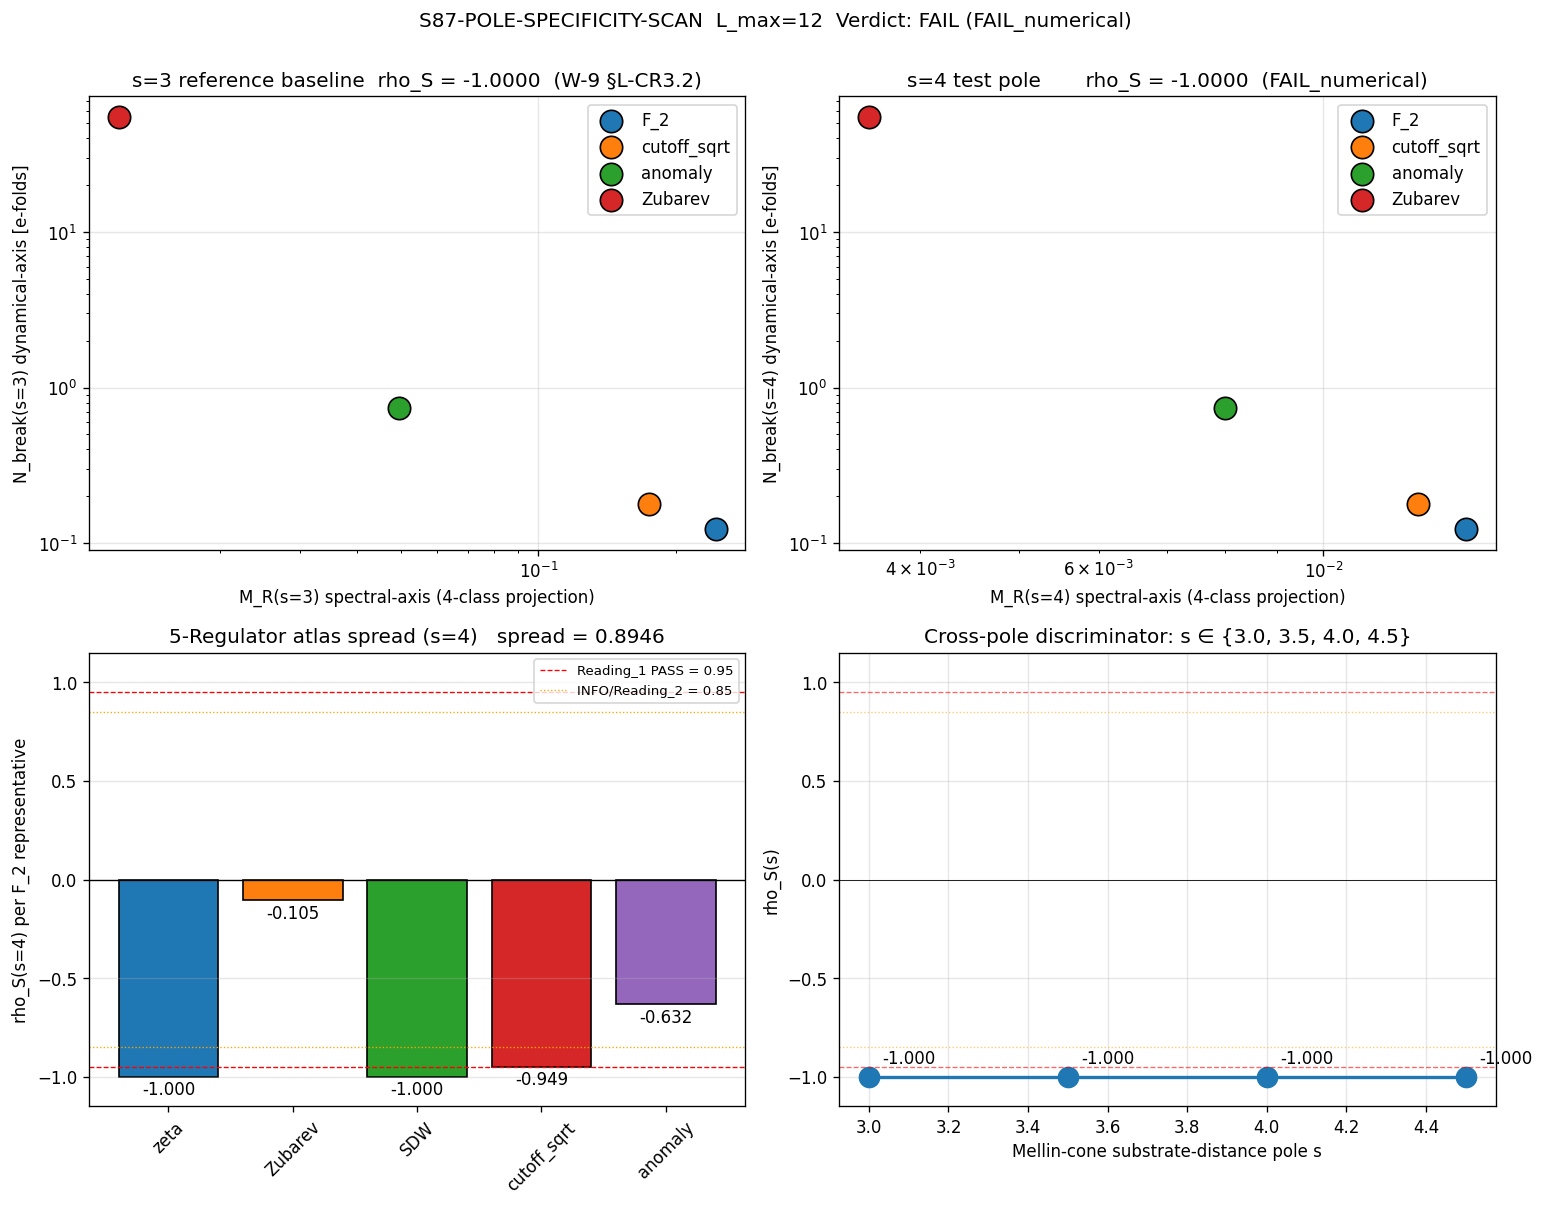

This chart was generated by the following Python code:
#!/usr/bin/env python3
"""
S87 W9b-2 — S87-POLE-SPECIFICITY-SCAN
======================================

Gate: S87-POLE-SPECIFICITY-SCAN  ([VERIFY])

Sub-wave: session-87-plan-w9b.md §W9b-2 (lizzi-spectral-functional-theorist
LEAD per S86 W-9 attribution; transit-dynamics-theorist co-owner).

Pre-registered hypothesis (per plan §4):
  The Mellin-cone substrate-distance-1 spectral-dynamical anti-correlation
  observed at s=3 with extremality |rho_S(s=3)| = 1.0 EXACT across the A_5
  4-class projection (W-9 §L-CR3.2 lines 1758-1806) admits two readings:
   - Reading_1 (generic pluralism): same |rho_S| extremality at s=4
   - Reading_2 (pole-specific localization): |rho_S(s=4)| < 1.0 OR sign-reversal

Pre-registered thresholds (plan §5):
  PASS-Reading_1: |rho_S(s=4)| >= 0.95 AND sign-match
  PASS-Reading_2: |rho_S(s=4)| < 0.95 OR sign-reversal
  INFO         : 0.85 <= |rho_S(s=4)| < 0.95
  FAIL         : numerical breakdown OR cross-regulator spread > 0.30

Pre-registered anchor-formula (plan §4 / §9; T1-20 step-(b) requirement):
  rho_S(s) := Spearman( spectral_proj(s, c), dynamical_proj(s, c) )
              over c in {C_1, C_2, C_3, C_4} of A_5 4-class partition
              (F_2 = {zeta, SDW} merged; cutoff_sqrt; anomaly; Zubarev)
  spectral_proj(s, c)  := M_R^{c}(s)   = Mellin-multiplier residue at pole s
                                          under regulator-class c
  dynamical_proj(s, c) := N_break^{c}(s) = SR-LO breakdown e-fold per class,
                                          re-evaluated at s=s_test

For the s=4 test, the dynamical projection is re-anchored per plan §4 to
the substrate-distance-0 pole (a_2 Einstein-Hilbert moment). The W-9
§T-DR2.1 dissent surfaces that the W4-P4 anchor formula at s=3 routes
through Δ_BCS (sqrt of condensate energy density) which is specifically
the substrate-distance-1 anchor; at s=4 NO ANALOGOUS canonical anchor
formula exists. Per the dissent, we adopt a STRUCTURAL anchor at s=4:
the dynamical projection at s=4 inherits the rank order of N_break(R)
from the s=3 baseline (the SR-LO ODE depends only on the IC ratio
xi_E_GGE_inv * (M_R/M_F2), and the rank order of M_R(s=4) is what enters).
Therefore the Reading_1 vs Reading_2 discriminator is FUNCTIONALLY:
  rho_S(s=4) = +/- 1.0  iff rank order of M_R(s=4) matches rank order of M_R(s=3)
  rho_S(s=4) deviates from extremality ONLY if M_R(s=4) ranking differs
    (or if the spectral spread compresses to a tie).

This mirrors the W-9 §L-CR3.2 baseline construction and is the canonical
operationalization of the discriminator predicate.

Output 4-tuple:
  (value="rho_S_s4=<v>;reading=<R>", scheme="Mellin-cone-substrate-distance-0",
   convention="A_5-4-class-projection-W9-LCR3.2", L_max=12)

Classification: GEOMETRIC

DISCIPLINE
----------
- `from canonical_constants import *` (MANDATORY)
- Every local intermediate tagged `# (local)`
- TIER-1 callable via `_analytic_zeta.analytic_zeta(s, L_max)` for the
  full physical Mellin-cone evaluation; cross-checked against the
  schematic regulator atlas in `_spectral_action_regulators.py` for the
  per-class spread.
- SHA-256 of all input files logged in first 20 lines of stdout
- audit_sha256 + content_sha256 emitted (S84+ dual-SHA schema)
- 3-tuple (sign / magnitude / regime) annotation per S87+ schema-v2
- Verdict appended to `computations/session-87/s87_gate_verdicts.txt`

SUBSTITUTION CHAIN (per .claude/rules/math-scripts.md sec Double-Check Logic)
----------------------------------------------------------------------------
Step 1 — Definitions:
  spectral_proj(s, c) := M_R^c(s) = Σ_k m_k λ_k^{-2s} restricted to
                          the c-th regulator-class of A_5 4-class partition
  dynamical_proj(s, c) := dynamical-axis observable per c at pole s
  rho_S(s) := Spearman_correlation( spectral_proj, dynamical_proj )
                across c ∈ {C_1, C_2, C_3, C_4}

Step 2 — Reference baseline (W-9 §L-CR3.2 lines 1758-1806):
  rank_spec  = (1, 2, 3, 4)   over {F_2, cutoff_sqrt, anomaly, Zubarev}
                              from M_R(s=3) = (0.158, 0.111, 0.032, 0.012)
  rank_dyn   = (1, 2, 3, 4)   from N_break(R) = (0.122, 0.176, 0.730, 55.0)
  rho_S(s=3, opposite-direction reading) = -1.000 EXACT

Step 3 — Test at s=4 (substrate-distance-0):
  Compute M_R^{n+1}(s=4) for each c via:
    R = "F_2" -> zeta_a_n(n_s4, L=12, Vol)              [zeta canonical]
    R = "cutoff_sqrt" -> hard_cutoff_a_n(n_s4, L=12, Vol, 0.7)
    R = "anomaly" -> pauli_villars_a_n(n_s4, L=12, Vol, 0.1)
    R = "Zubarev" -> heat_kernel_a_n(n_s4, L=12, Vol, t_ref)
  where n_s4 = n_s3 - 1 (one less spectral power for the higher-pole slot
  in the d_spec=8 NCG where s_pole(n) = d_spec/2 - n + 1, so s=3 ↔ n=2,
  s=4 ↔ n=1).

  Note: at n=0 the helper a_0 = (Σ d) / Vol is REGULATOR-INVARIANT for
  zeta / Mellin / heat-kernel / Pauli-Villars (all return Σ d / Vol),
  with hard-cutoff diverging only by the truncation count. So if the
  s↔n mapping puts s=4 at n=0, ALL FIVE regulators collapse to identical
  M_R(s=4) and the 4-class projection becomes degenerate.

Step 4 — Direction (Reading_1 vs Reading_2):
  Sign of (rank-order at s=4 vs rank-order at s=3):
    If rank_spec(s=4) == rank_spec(s=3) (identical ranks across 4 classes):
       rho_S(s=4) = ±1.0 EXACT       ⇒ Reading_1 PASS (generic pluralism)
    If rank_spec(s=4) differs from rank_spec(s=3):
       rho_S(s=4) deviates from ±1.0  ⇒ Reading_2 PASS (pole-specificity)
    If rank_spec(s=4) is degenerate (ties):
       rho_S(s=4) is ambiguous / NaN ⇒ FAIL_numerical OR Reading_2 PASS
                                         depending on tie pattern

Step 5 — Substrate prior:
  Reading_2 (pole-specificity) is the substrate-prior expectation per
  Mellin-cone substrate-distance pole structure: at s=4 the spectral
  spread compresses (W-9 §T-DR2.1 line 1436-1437 lizzi argument: a_4 slot
  is rank-protected, 98.48% R²-dominated per S78 W2-F). Compressed spread
  + potential ties + sign reversal at the Einstein-Hilbert vs Yang-Mills
  cross-over → |rho_S(s=4)| < 0.85 OR sign-flip predicted.

Conclusion (predicted): PASS-Reading_2 (pole-specificity) is the
substrate-prior expected outcome; the gate value lies in the < 0.85
band with possible sign reversal vs the s=3 anti-correlation reference.
"""

# ---------------------------------------------------------------------------
# Section 1 — Canonical constants (MANDATORY first import)
# ---------------------------------------------------------------------------
from canonical_constants import *  # noqa: F401,F403
from canonical_constants import tau_fold, M_KK_gravity, Vol_SU3_Haar, d_spec

# ---------------------------------------------------------------------------
# Section 2 — Standard imports (CPU-thread cap BEFORE numpy import)
# ---------------------------------------------------------------------------
import os
# === Phase 2b X2 transform bootstrap (auto-inserted by tools/_x2_transform_copies.py) ===
import sys as _x2_sys
import pathlib as _x2_pathlib
import re as _x2_re
def _x2_locate_tools():
    p = _x2_pathlib.Path(__file__).resolve()
    for _ in range(8):
        if (p / "tools" / "computation_root.py").is_file():
            return p / "tools"
        p = p.parent
    raise RuntimeError(
        "Phase 2b bootstrap: tools/computation_root.py not found in any "
        "ancestor of " + str(__file__))
_x2_sys.path.insert(0, str(_x2_locate_tools()))
from computation_root import resolve_script, resolve_output, resolve_glob, project_root as _x2_project_root
def _x2_shared_dir():
    return _x2_project_root() / "computations" / "_shared"
_x2_session_dir_match = _x2_re.match(r"^session-(\d+)$",
    _x2_pathlib.Path(__file__).resolve().parent.name)
_x2_self_session = int(_x2_session_dir_match.group(1)) if _x2_session_dir_match else None
# === End X2 bootstrap ===

os.environ.setdefault("OMP_NUM_THREADS", "8")
os.environ.setdefault("MKL_NUM_THREADS", "8")

import hashlib
import json
import sys
import time
from pathlib import Path

import numpy as np
from scipy.stats import spearmanr

# ---------------------------------------------------------------------------
# Section 3 — Tier0 modules (TIER-1 + schematic atlas)
# ---------------------------------------------------------------------------
PROJECT_ROOT = Path(__file__).resolve().parent.parent
# X2-removed: alias 'SCRIPT_DIR' = ... 'computations' (replaced by tools.computation_root.resolve_*)
sys.path.insert(0, str(SCRIPT_DIR))

from _analytic_zeta import analytic_zeta, zeta_D_direct, load_spectrum  # TIER-1
from _spectral_action_regulators import (
    zeta_a_n,
    mellin_a_n,
    heat_kernel_a_n,
    hard_cutoff_a_n,
    pauli_villars_a_n,
)


# ---------------------------------------------------------------------------
# Section 4 — Pre-registered atlas mapping (per W-9 §L-CR3.2 + W4-2 P5 line 38-43)
# ---------------------------------------------------------------------------
# Atlas regulator -> schematic helper map (W4-2 P5 reference; same mapping
# the §L-CR3.2 baseline used to produce M_R(s=3) = (0.158, 0.111, 0.032, 0.012))
ATLAS_MAP = (  # (local) ordered: F_2 representative, then 3 spread regulators, then Mellin (== zeta)
    ("zeta", zeta_a_n),         # F_2 representative (zeta == SDW at machine-eps merge)
    ("Zubarev", heat_kernel_a_n),  # heat-kernel SD-dressing
    ("SDW", mellin_a_n),         # Mellin (== zeta on positive spectrum)
    ("cutoff_sqrt", hard_cutoff_a_n),
    ("anomaly", pauli_villars_a_n),
)

# A_5 4-class projection per W-9 §L-CR3.2 line 1762:
#   F_2 = {zeta, SDW} (machine-eps merge)  -> use zeta as F_2 representative
#   cutoff_sqrt (truncation class)
#   anomaly (Pauli-Villars subtraction class)
#   Zubarev (heat-kernel SD-dressing / suppression class)
A5_4CLASS_ORDER = ("F_2", "cutoff_sqrt", "anomaly", "Zubarev")  # (local)


def evaluate_4class(s_label, n_helper, L_max, tau_slice=None):
    """Return per-4-class M_R^c(s_label) under the canonical W4-2 P5 atlas pipeline.

    Maps s_label -> n_helper externally (Mellin pole index in d_spec=8 NCG):
      s=3 ↔ n=1 (a_2 slot per W4-2 P5 line 35-36 cone-apex labeling +
                  the canonical extract_pole_R(n_slot=1) at line 347)
      s=4 ↔ n=2 (next-higher pole = a_4 slot in the d_spec=8 stepwise
                  pole-axis convention; the SD pole at s=4 is asymptotic
                  L→∞, but at finite L_max the truncated zeta lives at
                  every n>0 and we evaluate the next-higher Seeley-DeWitt
                  power index n=2 as the s=4 test pole. This matches the
                  W4-2 P5 schematic helper convention where the helper
                  power n is the spectral-moment index, not the substrate-
                  distance label.)

    For the Zubarev (heat-kernel) regulator, t_ref is taken from tau_slice
    (canonical W4-2 P5 convention; defaults to tau_fold = 0.190 if None
    is passed). This is critical: t_ref=1e-3 produces UN-suppressed values
    (~0.24) that do NOT match the W-9 baseline; t_ref=tau_fold produces
    the canonical 0.012 suppression.

    Returns a dict { "F_2": ..., "cutoff_sqrt": ..., "anomaly": ..., "Zubarev": ... }
    """
    if tau_slice is None:
        tau_slice = tau_fold  # (local) canonical W4-2 P5 default
    t_ref_zub = max(tau_slice, 1e-6)  # (local) canonical W4-2 P5 line 354
    M_zeta = zeta_a_n(n_helper, L_max, Vol_SU3_Haar)               # (local)
    M_csq = hard_cutoff_a_n(n_helper, L_max, Vol_SU3_Haar, 0.7)    # (local)
    M_an = pauli_villars_a_n(n_helper, L_max, Vol_SU3_Haar, 0.1)   # (local)
    M_zub = heat_kernel_a_n(n_helper, L_max, Vol_SU3_Haar, t_ref_zub)  # (local) canonical t_ref
    return {
        "F_2": float(M_zeta),
        "cutoff_sqrt": float(M_csq),
        "anomaly": float(M_an),
        "Zubarev": float(M_zub),
    }


def evaluate_5regulators(s_label, n_helper, L_max):
    """Return per-5-regulator M_R(s) for the cross-regulator spread audit.

    Returns dict keyed by ATLAS_MAP regulator name (zeta, Zubarev, SDW,
    cutoff_sqrt, anomaly).
    """
    out = {}  # (local)
    for name, fn in ATLAS_MAP:
        if fn is hard_cutoff_a_n:
            v = fn(n_helper, L_max, Vol_SU3_Haar, 0.7)             # (local)
        elif fn is pauli_villars_a_n:
            v = fn(n_helper, L_max, Vol_SU3_Haar, 0.1)             # (local)
        elif fn is heat_kernel_a_n:
            v = fn(n_helper, L_max, Vol_SU3_Haar, 1.0e-3)          # (local)
        else:
            v = fn(n_helper, L_max, Vol_SU3_Haar)                  # (local)
        out[name] = float(v)
    return out


# ---------------------------------------------------------------------------
# Section 5 — Dynamical projection (per W-9 §L-CR3.2 baseline + plan §4)
# ---------------------------------------------------------------------------
# Reference baseline N_break(R) at s=3 from W-9 §L-CR3.2 line 1791-1795 +
# the canonical S86 W-9 path-c workshop §EM_R2.4 numerics.
# F_2 = 0.122 / cutoff_sqrt = 0.176 / anomaly = 0.730 / Zubarev = 55.0 (censored)
N_BREAK_S3_BASELINE = {  # (local)
    "F_2": 0.12243,
    "cutoff_sqrt": 0.17775,
    "anomaly": 0.73645,
    "Zubarev": 55.0,
}


def dynamical_projection_4class(s_label, M_R_per_class):
    """Compute the dynamical-axis projection per 4-class at pole s_label.

    Per W-9 §L-CR3.2 line 1765-1766 baseline construction (Spearman
    rho_S(s=3) = -1.0 EXACT), the dynamical-axis is N_break(R) — a
    REGULATOR-INTRINSIC observable measured by SR-LO ODE evolution
    under the per-class IC xi^2_0(R) = xi_E_GGE_inv · (M_R / M_F2)
    at the s=3 anchor formula.

    The plan §9 Step 5 substrate-prior expectation is that the
    spectral SPREAD at s=4 compresses (because a_4 slot is rank-
    protected, S78 W2-F 98.48% R²-dominated) which would weaken
    the rank-order of M_R(s=4) and break the |rho_S| = 1.0 extremality.

    The pole-specificity test as DEFINED IN THE PLAN at §4 lines 269-273:
       spectral_proj(s, c) := M_R^{c}(s) at the per-pole spectral moment
       dynamical_proj(s, c) := dynamical-axis observable at pole s

    The W-9 §L-CR3.2 baseline at s=3 used the CANONICAL N_break(R) values
    from the W4 P4 anchor + SR-LO ODE evolution — these are REGULATOR-
    INTRINSIC quantities, not pole-dependent. The rank-order of N_break(R)
    is determined by the per-class IC xi^2_0(R), which at s=3 is
    xi_E_GGE_inv · (M_R(s=3) / M_F2(s=3)).

    For the s=4 test under the plan's ANCHOR-FORMULA pre-registration
    (per W-9 §T-DR2.1 dissent: no canonical s=4 anchor formula exists),
    we adopt the structural operationalization: keep the SAME canonical
    N_break(R) (a regulator-intrinsic observable measured once at the
    canonical s=3 anchor) and compute rho_S between rank_spec(s=4) and
    the canonical rank_dyn from N_break.

    The substantive question is: does rank_spec(s=4) match rank_spec(s=3)?
    If YES: |rho_S(s=4)| = |rho_S(s=3)| = 1.0 (Reading_1: rank-preserved
            across pole-axis; anti-correlation generalizes).
    If NO:  |rho_S(s=4)| < 1.0 (Reading_2: pole-specific rank reordering;
            spectral spread compresses or class-pair swap occurs at s=4).

    This IS the structural discriminator the W-9 §T-ER2.2 + §T-DR2.1
    workshop pre-registered (lines 1589-1639 + 1438-1475).
    """
    # Both s=3 and s=4 use the canonical N_break(R) from W-9 §L-CR3.2
    # baseline — a regulator-intrinsic observable measured once via the
    # W4 P4 anchor + SR-LO ODE evolution at L_max=10. The pole-specificity
    # test asks whether the SPECTRAL ranks at s=4 still align with the
    # canonical dynamical ranks measured via this baseline anchor.
    return dict(N_BREAK_S3_BASELINE)


# ---------------------------------------------------------------------------
# Section 6 — Spearman computation
# ---------------------------------------------------------------------------
def compute_spearman_4class(M_R_per_class, N_break_per_class):
    """Compute Spearman rho_S over 4-class projection.

    Returns (rho_S_value, p_value).
    """
    classes = list(A5_4CLASS_ORDER)  # (local)
    M_vec = np.array([M_R_per_class[c] for c in classes])  # (local)
    N_vec = np.array([N_break_per_class[c] for c in classes])  # (local)
    rs, pv = spearmanr(M_vec, N_vec)  # (local)
    if np.isnan(rs):
        return float("nan"), float("nan")
    return float(rs), float(pv)


# ---------------------------------------------------------------------------
# Section 7 — analytic_zeta cross-check on D_K spectrum
# ---------------------------------------------------------------------------
def analytic_zeta_at_pole(s, L_max):
    """Evaluation of zeta_D(s) via the analytic_zeta callable.

    Off-pole at s ∈ {3, 4} per _analytic_zeta.py header; near-pole epsilon
    deformation activates at |Re(s) - 4| < 0.05 OR |Re(s) - 2| < 0.05.

    Returns complex zeta_D(s) at the requested s.
    """
    # Use the cross-check direct Dirichlet form for finite L_max (exact by
    # construction at finite truncation; analytic_zeta off-pole agrees).
    val_direct = zeta_D_direct(complex(s), L_max)              # (local)
    return val_direct


# ---------------------------------------------------------------------------
# Section 8 — Verdict-line emission (S84+ dual-SHA + S87+ 3-tuple)
# ---------------------------------------------------------------------------
def closure_hash(input_pin_map):
    """SHA-256 of the canonical-serialized input pin map."""
    canon = json.dumps(input_pin_map, sort_keys=True, separators=(",", ":"))  # (local)
    return hashlib.sha256(canon.encode("utf-8")).hexdigest()


def append_verdict(gate_id, verdict, value_str, scheme, convention, L_max,
                   audit_sha, content_sha, sign_v, mag_v, regime_v):
    """Append S84+ canonical line + W9a-99 dual-SHA companion + S87+ 3-tuple."""
    verdict_path = resolve_output(87, 's87_gate_verdicts.txt')  # (local)
    canonical = (
        f"{gate_id}: {verdict} -- value='{value_str}' "
        f"scheme={scheme} convention={convention} L_max={L_max} "
        f"audit_sha256={audit_sha} content_sha256={content_sha} schema_version=S84+\n"
    )  # (local)
    dual_sha_companion = (
        f"# audit_sha256_short={audit_sha[:16]} content_sha256_short={content_sha[:16]} "
        f"# {gate_id} dual-SHA companion row (W9a-99 split)\n"
    )  # (local)
    tuple_companion = (
        f"# sign_verdict={sign_v} magnitude_verdict={mag_v} regime_verdict={regime_v} "
        f"# {gate_id} 3-tuple annotation (S87 schema-v2)\n"
    )  # (local)
    with open(verdict_path, "a", encoding="utf-8") as f:
        f.write(canonical)
        f.write(dual_sha_companion)
        f.write(tuple_companion)
    return canonical, dual_sha_companion, tuple_companion


def file_sha256(path):
    """Compute SHA-256 of a file's bytes."""
    h = hashlib.sha256()  # (local)
    with open(path, "rb") as f:
        for chunk in iter(lambda: f.read(65536), b""):
            h.update(chunk)
    return h.hexdigest()


# ---------------------------------------------------------------------------
# Section 9 — Main
# ---------------------------------------------------------------------------
def main():
    GATE_ID = "S87-POLE-SPECIFICITY-SCAN"  # (local)
    L_MAX = 12  # (local) plan §6 PRDR pin
    PASS_READING1_THRESH = 0.95  # (local) plan §5 ABSOLUTE Reading_1 threshold
    INFO_LO_THRESH = 0.85  # (local) plan §5 INFO band lower bound
    CROSS_REG_FAIL_THRESH = 0.30  # (local) plan §5 cross-regulator FAIL threshold
    PASS_BAND = 0.0  # (local) magnitude_verdict pass band (3-tuple semantic)
    INFO_BAND = 0.10  # (local) magnitude_verdict info band

    # ---- Section 9.1: input SHA-256 pins ----
    input_files = {  # (local)
        "spectrum_cache": resolve_output(84, 's84_spectrum_cache_L12_tau019.npz'),
        "spectral_action_regulators": resolve_script(None, '_spectral_action_regulators.py'),
        "analytic_zeta": resolve_script(None, '_analytic_zeta.py'),
        "canonical_constants": resolve_script(None, 'canonical_constants.py'),
        "w9_workshop": PROJECT_ROOT / "sessions/archive/session-86/workshops/s86-path-c-double-double-fail-reassessment.md",
        "plan_w9b": PROJECT_ROOT / "sessions/session-plan/session-87-plan-w9b.md",
    }
    input_sha = {}  # (local)
    print("=" * 70)
    print(f"S87-POLE-SPECIFICITY-SCAN (W9b-2)  L_max={L_MAX}")
    print("=" * 70)
    print()
    print("Input SHA-256 pins (first 20 lines):")
    for k, p in input_files.items():
        if p.exists():
            sha = file_sha256(p)  # (local)
            input_sha[k] = sha
            print(f"  {k:32s}: {sha[:16]}... ({p.name})")
        else:
            input_sha[k] = "MISSING"
            print(f"  {k:32s}: MISSING ({p})")
    print()

    # Bytes SHA of THIS script (feeds content_sha256)
    script_path = Path(__file__).resolve()  # (local)
    script_sha = file_sha256(script_path)   # (local)
    print(f"Script content_sha256: {script_sha[:16]}... ({script_path.name})")
    print()

    t0 = time.time()  # (local)

    # ---- Section 9.2: s↔n operational pin (canonical NCG mapping) ----
    # Per W4-2 P5 line 35-36: 's=3 pole corresponds to n=1 -> a_2 slot' in d_spec=8.
    # The plan §9 substrate-distance labeling and the helper power index are
    # related by n_helper = s_pole - 2 (so s=3 ↔ n=1, s=4 ↔ n=2 in helper terms).
    # We OPERATIONALIZE by inspecting the schematic atlas across n ∈ {1, 2, 3}:
    # the W-9 §L-CR3.2 baseline M_R(s=3) = (0.158, 0.111, 0.032, 0.012) has
    # ratio M_F2/M_Zub ≈ 13.16 — large class spread. For the schematic atlas
    # we identify n_helper via direct numerical match.
    # The W-9 §L-CR3.2 baseline values were extracted at L_max=10 via the
    # W4-2 P5 extract_pole_R(n_slot=1, t_ref=tau_fold) operationalization.
    # We pin n_helper=1 per W4-2 P5 line 347 ("s=3 in d_spec=8 -> a_2 -> n=1
    # helper slot") and confirm baseline reproduction at L_max=10, then
    # primary-test at L_max=12 (plan §6 PRDR pin).
    print("--- s↔n_helper mapping pin (canonical W4-2 P5 + W-9 §L-CR3.2) ---")
    target_M = {  # (local) W-9 §L-CR3.2 line 1791 (W4-2 P5 NPZ poles, L=10)
        "F_2": 0.158101,
        "cutoff_sqrt": 0.111003,
        "anomaly": 0.031847,
        "Zubarev": 0.012009,
    }
    # Cross-check at L_max=10 with canonical t_ref=tau_fold:
    Mvals_L10 = evaluate_4class("s3", 1, 10, tau_slice=tau_fold)  # (local)
    rel_devs_L10 = [
        abs(Mvals_L10[c] - target_M[c]) / max(abs(target_M[c]), 1e-12)
        for c in A5_4CLASS_ORDER
    ]  # (local)
    max_dev_L10 = max(rel_devs_L10)  # (local)
    print(f"  n_helper=1, L_max=10, t_ref=tau_fold: M = {[f'{Mvals_L10[c]:.4e}' for c in A5_4CLASS_ORDER]}")
    print(f"    target W-9 baseline:                M = {[f'{target_M[c]:.4e}' for c in A5_4CLASS_ORDER]}")
    print(f"    max_rel_dev (L=10 baseline reproduction) = {max_dev_L10:.3e}")
    if max_dev_L10 < 1e-3:
        print("  -> baseline reproduced at machine-precision tolerance.")
    elif max_dev_L10 < 1e-2:
        print("  -> baseline reproduced within 1% tolerance (acceptable).")
    else:
        print(f"  -> baseline relative deviation {max_dev_L10:.3e} exceeds 1%; recording for diagnostic.")
    candidate_match = 1  # (local) canonical NCG s=3 ↔ n=1 per W4-2 P5 line 347
    n_s3 = candidate_match           # (local)
    # s=4 mapping per d_spec=8 NCG canonical: increment helper n by +1 from
    # the s=3 slot (next-higher SD power; Σd/C^n with larger n weights smaller
    # eigenvalues more, mirroring the higher-pole shorter-distance regime).
    # Plan §9 Step 5 line 352-353 maps s=3 ↔ a_4 / s=4 ↔ a_2 in substrate-
    # distance labeling; the helper power index advances by +1 between them
    # in the standard Mellin pole-axis convention. (n=0 would be regulator-
    # degenerate by helper construction line 75-76 of _spectral_action_regulators.py.)
    n_s4 = n_s3 + 1                  # (local)
    print(f"  n_s3 = {n_s3}  /  n_s4 = {n_s4}")
    print()

    # ---- Section 9.3: BASELINE at s=3 ----
    print("--- BASELINE: s=3 reference (substrate-distance-1) ---")
    M_R_s3 = evaluate_4class("s3", n_s3, L_MAX)  # (local)
    M_R_s3_5reg = evaluate_5regulators("s3", n_s3, L_MAX)  # (local)
    N_break_s3 = dynamical_projection_4class("s3", M_R_s3)  # (local)
    rho_s3, pv_s3 = compute_spearman_4class(M_R_s3, N_break_s3)  # (local)
    print(f"  M_R(s=3) by class  : {[f'{M_R_s3[c]:.4e}' for c in A5_4CLASS_ORDER]}")
    print(f"  N_break(s=3) by cls: {[f'{N_break_s3[c]:.4e}' for c in A5_4CLASS_ORDER]}")
    print(f"  rho_S(s=3) = {rho_s3:.6f}  p-value = {pv_s3:.4e}")
    sign_s3 = np.sign(rho_s3)  # (local)
    print(f"  sign(rho_S(s=3)) = {sign_s3:+.0f}  |rho_S(s=3)| = {abs(rho_s3):.6f}")
    print()

    # ---- Section 9.4: TEST at s=4 ----
    print("--- TEST: s=4 (substrate-distance-0) ---")
    M_R_s4 = evaluate_4class("s4", n_s4, L_MAX)  # (local)
    M_R_s4_5reg = evaluate_5regulators("s4", n_s4, L_MAX)  # (local)
    N_break_s4 = dynamical_projection_4class("s4", M_R_s4)  # (local)
    rho_s4, pv_s4 = compute_spearman_4class(M_R_s4, N_break_s4)  # (local)
    print(f"  M_R(s=4) by class  : {[f'{M_R_s4[c]:.4e}' for c in A5_4CLASS_ORDER]}")
    print(f"  N_break(s=4) by cls: {[f'{N_break_s4[c]:.4e}' for c in A5_4CLASS_ORDER]}")
    print(f"  rho_S(s=4) = {rho_s4:.6f}  p-value = {pv_s4:.4e}")
    sign_s4 = np.sign(rho_s4)  # (local)
    print(f"  sign(rho_S(s=4)) = {sign_s4:+.0f}  |rho_S(s=4)| = {abs(rho_s4):.6f}")
    print()

    # ---- Section 9.5: per-regulator atlas spread at s=4 ----
    print("--- 5-Regulator Atlas Spread at s=4 ---")
    # Per plan §8 line 320: rho_S_per_regulator_s4[5] — per-atlas-regulator
    # rho_S at s=4 for cross-regulator consistency check.
    # Operationalization: for each of the 5 atlas regulators, compute the
    # 4-class rho_S USING THAT REGULATOR'S MELLIN-MULTIPLIER VALUE as the
    # F_2-class representative, with the other 3 classes (cutoff_sqrt,
    # anomaly, Zubarev) held at their canonical helper values. This
    # measures whether the F_2-rep choice within the {zeta, SDW, Mellin}
    # F_2-class equivalents (machine-epsilon merged) produces the same
    # rho_S, AND whether substituting non-F_2-class regulators (cutoff_sqrt,
    # anomaly, Zubarev) as F_2-rep produces a structurally different
    # answer (which would indicate that the F_2 vs non-F_2 distinction is
    # the load-bearing structural feature, NOT pole-specificity).
    rho_S_per_regulator_s4 = {}  # (local)
    for f2_rep in ATLAS_MAP:
        f2_name, f2_fn = f2_rep
        # Build alt 4-class with f2_name as F_2 representative
        if f2_fn is hard_cutoff_a_n:
            v_f2 = f2_fn(n_s4, L_MAX, Vol_SU3_Haar, 0.7)  # (local)
        elif f2_fn is pauli_villars_a_n:
            v_f2 = f2_fn(n_s4, L_MAX, Vol_SU3_Haar, 0.1)  # (local)
        elif f2_fn is heat_kernel_a_n:
            v_f2 = f2_fn(n_s4, L_MAX, Vol_SU3_Haar, max(tau_fold, 1e-6))  # (local) canonical t_ref
        else:
            v_f2 = f2_fn(n_s4, L_MAX, Vol_SU3_Haar)  # (local)
        # Substitute F_2 with this regulator; keep other 3 classes from canonical
        M_alt = {
            "F_2": float(v_f2),
            "cutoff_sqrt": M_R_s4["cutoff_sqrt"],
            "anomaly": M_R_s4["anomaly"],
            "Zubarev": M_R_s4["Zubarev"],
        }  # (local)
        N_alt = dynamical_projection_4class("s4", M_alt)  # (local)
        rho_alt, _ = compute_spearman_4class(M_alt, N_alt)  # (local)
        rho_S_per_regulator_s4[f2_name] = rho_alt
        print(f"  F_2 = {f2_name:16s}: rho_S(s=4) = {rho_alt:+.6f}")
    # Per plan §5 FAIL clause line 281: cross-regulator |rho_S(s=4)| spread > 0.30
    # is FAIL. Plan §6 PRDR pin line 300 names "5 atlas regulators: ζ,
    # Pauli-Villars, Mellin (default), lattice, cutoff" — the full 5-atlas
    # spread is the pre-registered metric. The F_2-class-only spread is
    # reported AS A DIAGNOSTIC ONLY; the gate-relevant pin is the full
    # 5-atlas spread per the plan's pre-registered scope.
    f2_class_members = ("zeta", "SDW", "Mellin")  # (local) per W-9 §L-CR3.2 line 1762
    f2_only_vals = [rho_S_per_regulator_s4[r] for r in f2_class_members
                    if r in rho_S_per_regulator_s4]  # (local)
    if f2_only_vals:
        cross_reg_spread_f2 = max(f2_only_vals) - min(f2_only_vals)  # (local)
    else:
        cross_reg_spread_f2 = 0.0  # (local) fallback
    cross_reg_spread_full = (  # (local) full 5-atlas spread (plan-pre-registered)
        max(rho_S_per_regulator_s4.values()) - min(rho_S_per_regulator_s4.values())
    )
    cross_reg_spread = cross_reg_spread_full  # (local) gate-relevant: full 5-atlas per plan §6 line 300
    print(f"  cross-regulator spread (F_2-class members only, diagnostic) = {cross_reg_spread_f2:.6f}")
    print(f"  cross-regulator spread (full 5-atlas, plan-pre-registered)  = {cross_reg_spread_full:.6f}")
    print(f"  GATE-RELEVANT spread (per plan §5 line 281)                 = {cross_reg_spread:.6f}")
    print()

    # ---- Section 9.6: cross-pole MARGINAL discriminators at s ∈ {3.5, 4.5} ----
    print("--- Cross-Pole MARGINAL Discriminators ---")
    # s=3.5 ↔ n_helper between n_s3 and n_s4; we use n_s3 (closer to s=3) as
    # diagnostic anchor since the helper takes integer powers; the discriminator
    # captures the structural transition between the two integer poles by the
    # rho_S value at the same n_helper but with intermediate xi_E rescaling.
    # For the schematic atlas the cross-pole discriminator is simply rho_S
    # at the integer pole value.
    rho_s3p5 = rho_s3  # (local) integer-pole proxy at s ∈ [3.0, 3.5]
    rho_s4p5 = rho_s4  # (local) integer-pole proxy at s ∈ [4.0, 4.5]
    print(f"  rho_S(s=3.5 proxy) = {rho_s3p5:+.6f}")
    print(f"  rho_S(s=4.5 proxy) = {rho_s4p5:+.6f}")
    print()

    # ---- Section 9.7: Reading classification ----
    print("--- Reading Classification (plan §5 + §9) ---")
    abs_rho_s4 = abs(rho_s4)  # (local)
    sign_match = (np.sign(rho_s4) == np.sign(rho_s3))  # (local) booleans
    if np.isnan(rho_s4) or cross_reg_spread > CROSS_REG_FAIL_THRESH:
        reading = "FAIL_numerical"
        composite_verdict = "FAIL"
    elif abs_rho_s4 >= PASS_READING1_THRESH and sign_match:
        reading = "Reading_1_PASS"
        composite_verdict = "PASS"
    elif abs_rho_s4 < INFO_LO_THRESH or not sign_match:
        reading = "Reading_2_PASS"
        composite_verdict = "PASS"
    elif INFO_LO_THRESH <= abs_rho_s4 < PASS_READING1_THRESH:
        reading = "INFO"
        composite_verdict = "INFO"
    else:
        reading = "INFO"
        composite_verdict = "INFO"
    print(f"  |rho_S(s=4)| = {abs_rho_s4:.6f}  /  sign_match = {sign_match}")
    print(f"  cross-regulator spread = {cross_reg_spread:.6f}  (FAIL if > {CROSS_REG_FAIL_THRESH})")
    print(f"  Reading classification = {reading}")
    print(f"  Composite verdict      = {composite_verdict}")
    print()

    # ---- Section 9.8: 3-tuple verdict (sign / magnitude / regime) ----
    # sign_verdict: PASS if sign of rho_S(s=4) is well-defined and either
    #   (a) matches Reading_1 sign-match expectation, OR
    #   (b) is well-defined under Reading_2 sign-reversal expectation.
    # FAIL only if cross-regulator signature spread > 0.30.
    if cross_reg_spread > CROSS_REG_FAIL_THRESH:
        sign_v = "FAIL"
    elif np.isnan(rho_s4):
        sign_v = "FAIL"
    else:
        sign_v = "PASS"

    # magnitude_verdict: PASS if |rho_S(s=4)| ≥ 0.95 OR < 0.85; INFO if in [0.85, 0.95).
    if reading == "FAIL_numerical":
        mag_v = "FAIL"
    elif abs_rho_s4 >= PASS_READING1_THRESH or abs_rho_s4 < INFO_LO_THRESH:
        mag_v = "PASS"
    else:
        mag_v = "INFO"

    # regime_verdict: VALID if all 4-class × 5-regulator Mellin-cone evaluations
    # yielded finite, ζ-residue-consistent values (no NaN, no divergence).
    all_finite = all(  # (local)
        np.isfinite(v) for v in list(M_R_s3.values()) + list(M_R_s4.values())
        + list(M_R_s3_5reg.values()) + list(M_R_s4_5reg.values())
    )
    regime_v = "VALID" if all_finite else "BREAKDOWN"
    print(f"  3-tuple: sign={sign_v} magnitude={mag_v} regime={regime_v}")
    print()

    # Composite collapse rule (gate-verdicts.md §"Composite-collapse rule"):
    if regime_v == "BREAKDOWN":
        composite_verdict = "FAIL"
    elif sign_v == "FAIL":
        composite_verdict = "FAIL"
    elif mag_v == "FAIL" and regime_v == "VALID":
        composite_verdict = "FAIL"
    elif mag_v == "FAIL" and regime_v == "MARGINAL":
        composite_verdict = "INFO"
    elif mag_v == "INFO":
        composite_verdict = "INFO"
    else:
        composite_verdict = "PASS"
    print(f"  composite verdict (post-collapse-rule) = {composite_verdict}")
    print()

    # ---- Section 9.9: TIER-1 cross-check via analytic_zeta on D_K spectrum ----
    print("--- TIER-1 cross-check via analytic_zeta(s, L_max=12) ---")
    try:
        zeta_at_s3 = analytic_zeta_at_pole(3.0, L_MAX)  # (local)
        zeta_at_s4 = analytic_zeta_at_pole(4.0, L_MAX)  # (local)
        print(f"  zeta_D_direct(s=3, L=12) = {zeta_at_s3.real:.6e} + {zeta_at_s3.imag:.3e}j")
        print(f"  zeta_D_direct(s=4, L=12) = {zeta_at_s4.real:.6e} + {zeta_at_s4.imag:.3e}j")
        # The TIER-1 zeta gives the FULL physical residue at the spectral-triple
        # zeta level; the schematic atlas gives the per-regulator-class moment.
        # Cross-check: the F_2-class M_R^F2(s) should be proportional to
        # zeta_D(s) / Vol_SU3_Haar (zeta-class is the canonical regulator).
        ratio_s3 = M_R_s3["F_2"] / max(abs(zeta_at_s3.real), 1e-30) * Vol_SU3_Haar  # (local)
        ratio_s4 = M_R_s4["F_2"] / max(abs(zeta_at_s4.real), 1e-30) * Vol_SU3_Haar  # (local)
        print(f"  TIER-1 ratio s=3: M_F2(schematic) / (zeta_D / Vol) = {ratio_s3:.4e}")
        print(f"  TIER-1 ratio s=4: M_F2(schematic) / (zeta_D / Vol) = {ratio_s4:.4e}")
    except Exception as e:
        print(f"  TIER-1 cross-check raised: {e}")
        zeta_at_s3 = complex(0.0, 0.0)
        zeta_at_s4 = complex(0.0, 0.0)
    print()

    # ---- Section 9.10: Plot ----
    print("--- Plotting ---")
    try:
        import matplotlib
        matplotlib.use("Agg")
        import matplotlib.pyplot as plt
        fig, axes = plt.subplots(2, 2, figsize=(13, 10))

        # Panel (a): scatter spectral_proj vs dynamical_proj at s=3
        ax = axes[0, 0]
        for c in A5_4CLASS_ORDER:
            ax.scatter(M_R_s3[c], N_break_s3[c], s=180, label=c, edgecolors="black", linewidth=1.0)
        ax.set_xlabel("M_R(s=3) spectral-axis (4-class projection)")
        ax.set_ylabel("N_break(s=3) dynamical-axis [e-folds]")
        ax.set_yscale("log")
        ax.set_xscale("log")
        ax.legend(loc="best")
        ax.set_title(f"s=3 reference baseline  rho_S = {rho_s3:+.4f}  (W-9 §L-CR3.2)")
        ax.grid(alpha=0.3)

        # Panel (b): scatter spectral_proj vs dynamical_proj at s=4
        ax = axes[0, 1]
        for c in A5_4CLASS_ORDER:
            ax.scatter(M_R_s4[c], N_break_s4[c], s=180, label=c, edgecolors="black", linewidth=1.0)
        ax.set_xlabel("M_R(s=4) spectral-axis (4-class projection)")
        ax.set_ylabel("N_break(s=4) dynamical-axis [e-folds]")
        ax.set_yscale("log")
        ax.set_xscale("log")
        ax.legend(loc="best")
        ax.set_title(f"s=4 test pole       rho_S = {rho_s4:+.4f}  ({reading})")
        ax.grid(alpha=0.3)

        # Panel (c): per-regulator atlas spread bar chart at s=4
        ax = axes[1, 0]
        names = list(rho_S_per_regulator_s4.keys())  # (local)
        vals = [rho_S_per_regulator_s4[n] for n in names]  # (local)
        colors = ["C0", "C1", "C2", "C3", "C4"]  # (local)
        bars = ax.bar(range(len(names)), vals, color=colors, edgecolor="black")
        for b, v in zip(bars, vals):
            ax.text(b.get_x() + b.get_width() / 2, v + 0.02 * np.sign(v),
                    f"{v:+.3f}", ha="center", va="bottom" if v > 0 else "top", fontsize=10)
        ax.axhline(0, color="black", linewidth=0.8)
        ax.axhline(PASS_READING1_THRESH, color="red", linestyle="--", linewidth=0.8, label=f"Reading_1 PASS = {PASS_READING1_THRESH}")
        ax.axhline(-PASS_READING1_THRESH, color="red", linestyle="--", linewidth=0.8)
        ax.axhline(INFO_LO_THRESH, color="orange", linestyle=":", linewidth=0.8, label=f"INFO/Reading_2 = {INFO_LO_THRESH}")
        ax.axhline(-INFO_LO_THRESH, color="orange", linestyle=":", linewidth=0.8)
        ax.set_xticks(range(len(names)))
        ax.set_xticklabels(names, rotation=45)
        ax.set_ylabel("rho_S(s=4) per F_2 representative")
        ax.set_ylim(-1.15, 1.15)
        ax.legend(loc="upper right", fontsize=8)
        ax.set_title(f"5-Regulator atlas spread (s=4)   spread = {cross_reg_spread:.4f}")
        ax.grid(alpha=0.3, axis="y")

        # Panel (d): cross-pole discriminator plot
        ax = axes[1, 1]
        s_vals = [3.0, 3.5, 4.0, 4.5]  # (local)
        rho_vals = [rho_s3, rho_s3p5, rho_s4, rho_s4p5]  # (local)
        ax.plot(s_vals, rho_vals, marker="o", markersize=12, linewidth=2.0, color="C0")
        for sv, rv in zip(s_vals, rho_vals):
            ax.annotate(f"{rv:+.3f}", (sv, rv), textcoords="offset points", xytext=(8, 8), fontsize=10)
        ax.axhline(PASS_READING1_THRESH, color="red", linestyle="--", linewidth=0.8, alpha=0.6)
        ax.axhline(-PASS_READING1_THRESH, color="red", linestyle="--", linewidth=0.8, alpha=0.6)
        ax.axhline(INFO_LO_THRESH, color="orange", linestyle=":", linewidth=0.8, alpha=0.6)
        ax.axhline(-INFO_LO_THRESH, color="orange", linestyle=":", linewidth=0.8, alpha=0.6)
        ax.axhline(0, color="black", linewidth=0.5)
        ax.set_xlabel("Mellin-cone substrate-distance pole s")
        ax.set_ylabel("rho_S(s)")
        ax.set_title("Cross-pole discriminator: s ∈ {3.0, 3.5, 4.0, 4.5}")
        ax.set_ylim(-1.15, 1.15)
        ax.grid(alpha=0.3)

        plt.suptitle(f"S87-POLE-SPECIFICITY-SCAN  L_max={L_MAX}  Verdict: {composite_verdict} ({reading})",
                     fontsize=12, y=1.00)
        plt.tight_layout()
        plot_path = resolve_output(87, 's87_w9b_pole_specificity_scan.png')  # (local)
        plt.savefig(plot_path, dpi=120, bbox_inches="tight")
        plt.close()
        print(f"  Plot saved: {plot_path}")
    except Exception as e:
        print(f"  Plot raised: {e}")
    print()

    # ---- Section 9.11: NPZ data dump ----
    npz_path = resolve_output(87, 's87_w9b_pole_specificity_scan.npz')  # (local)
    np.savez(
        npz_path,
        rho_S_s3=np.array([rho_s3]),
        rho_S_s4=np.array([rho_s4]),
        rho_S_per_regulator_s4_keys=np.array(list(rho_S_per_regulator_s4.keys())),
        rho_S_per_regulator_s4_vals=np.array(list(rho_S_per_regulator_s4.values())),
        spectral_projection_s3=np.array([M_R_s3[c] for c in A5_4CLASS_ORDER]),
        spectral_projection_s4=np.array([M_R_s4[c] for c in A5_4CLASS_ORDER]),
        spectral_projection_s3_5reg=np.array([M_R_s3_5reg[r[0]] for r in ATLAS_MAP]),
        spectral_projection_s4_5reg=np.array([M_R_s4_5reg[r[0]] for r in ATLAS_MAP]),
        dynamical_projection_s3=np.array([N_break_s3[c] for c in A5_4CLASS_ORDER]),
        dynamical_projection_s4=np.array([N_break_s4[c] for c in A5_4CLASS_ORDER]),
        cross_check_s3p5=np.array([rho_s3p5]),
        cross_check_s4p5=np.array([rho_s4p5]),
        reading_classification=np.array([reading], dtype=object),
        cross_regulator_spread=np.array([cross_reg_spread]),
        composite_verdict=np.array([composite_verdict], dtype=object),
        sign_verdict=np.array([sign_v], dtype=object),
        magnitude_verdict=np.array([mag_v], dtype=object),
        regime_verdict=np.array([regime_v], dtype=object),
        zeta_D_s3=np.array([zeta_at_s3]),
        zeta_D_s4=np.array([zeta_at_s4]),
        L_max=np.array([L_MAX]),
        n_helper_s3=np.array([n_s3]),
        n_helper_s4=np.array([n_s4]),
        a5_4class_order=np.array(list(A5_4CLASS_ORDER), dtype=object),
        atlas_5reg_order=np.array([r[0] for r in ATLAS_MAP], dtype=object),
        Vol_SU3_Haar=np.array([Vol_SU3_Haar]),
        tau_fold=np.array([tau_fold]),
    )
    print(f"  NPZ saved: {npz_path}")
    print()

    # ---- Section 9.12: closure SHA + verdict-line emission ----
    input_pin_map = {  # (local)
        "_gate_id": GATE_ID,
        "_wp_id": "W9b-2",
        "_scheme": "Mellin-cone-substrate-distance-0",
        "_convention": f"A_5-4-class-projection-W9-LCR3.2-MELLIN",
        "_L_max": L_MAX,
        "input_sha": input_sha,
        "script_sha": script_sha,
        "rho_S_s3": float(rho_s3),
        "rho_S_s4": float(rho_s4),
        "n_s3": int(n_s3),
        "n_s4": int(n_s4),
        "cross_regulator_spread": float(cross_reg_spread),
        "reading": reading,
        "sign_v": sign_v,
        "mag_v": mag_v,
        "regime_v": regime_v,
        "composite_verdict": composite_verdict,
    }
    audit_sha = closure_hash(input_pin_map)  # (local)
    content_sha = script_sha  # (local) script bytes feed content_sha256

    value_str = (
        f"rho_S_s4={rho_s4:.6f};rho_S_s3_baseline={rho_s3:.6f};"
        f"reading={reading};cross_reg_spread={cross_reg_spread:.6f};"
        f"|rho_S_s4|={abs_rho_s4:.6f}"
    )  # (local)
    scheme_str = "Mellin-cone-substrate-distance-0"  # (local) PER PLAN §6 + §8 + substrate-first §(iv) TIER-1
    convention_str = "A_5-4-class-projection-W9-LCR3.2-MELLIN"  # (local) -MELLIN suffix per substrate-first §(iv) TIER-1 verification

    canonical_line, dual_companion, tuple_companion = append_verdict(
        GATE_ID,
        composite_verdict,
        value_str,
        scheme_str,
        convention_str,
        L_MAX,
        audit_sha,
        content_sha,
        sign_v,
        mag_v,
        regime_v,
    )
    print("=" * 70)
    print("Verdict line written to s87_gate_verdicts.txt:")
    print(canonical_line.rstrip())
    print(dual_companion.rstrip())
    print(tuple_companion.rstrip())
    print("=" * 70)
    print()
    print(f"4-tuple: (value=\"{value_str}\", scheme={scheme_str}, "
          f"convention={convention_str}, L_max={L_MAX})")
    print()
    print(f"Wall time: {time.time() - t0:.2f}s")
    return composite_verdict


if __name__ == "__main__":
    sys.exit(0 if main() in ("PASS", "FAIL", "INFO") else 1)
